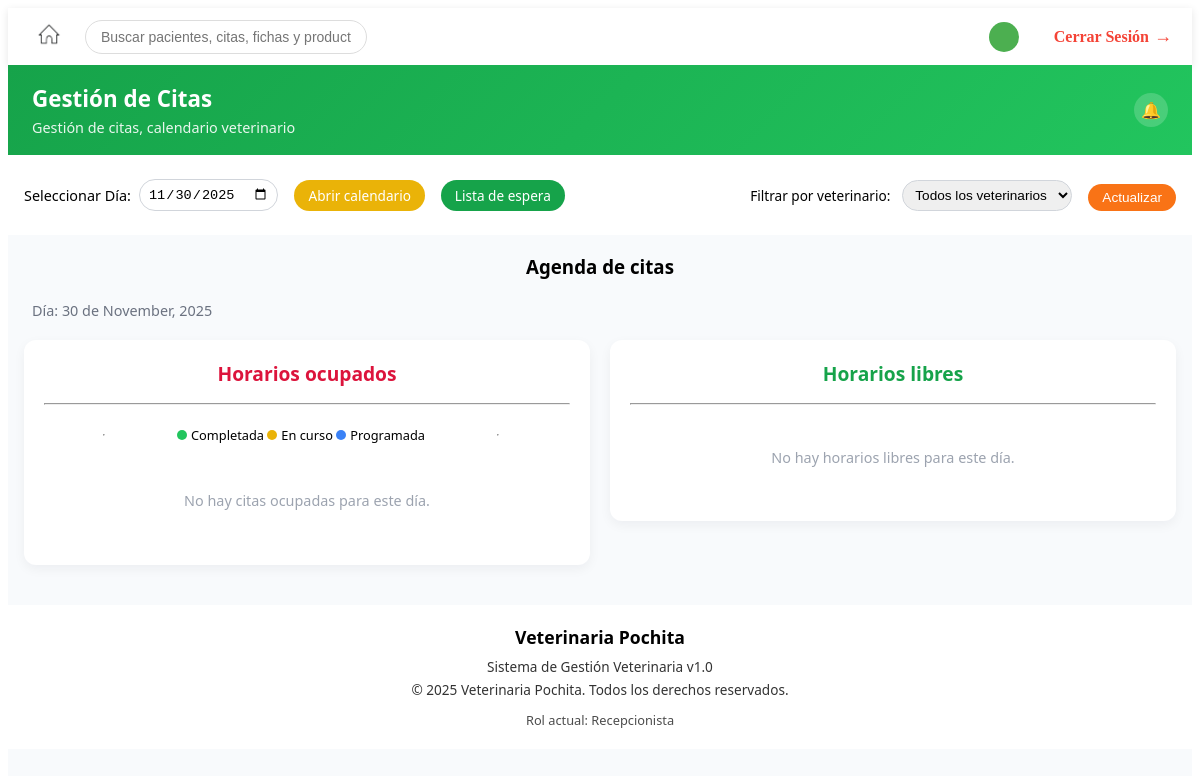
The app's page /citas/dia/ (signed in), older data.
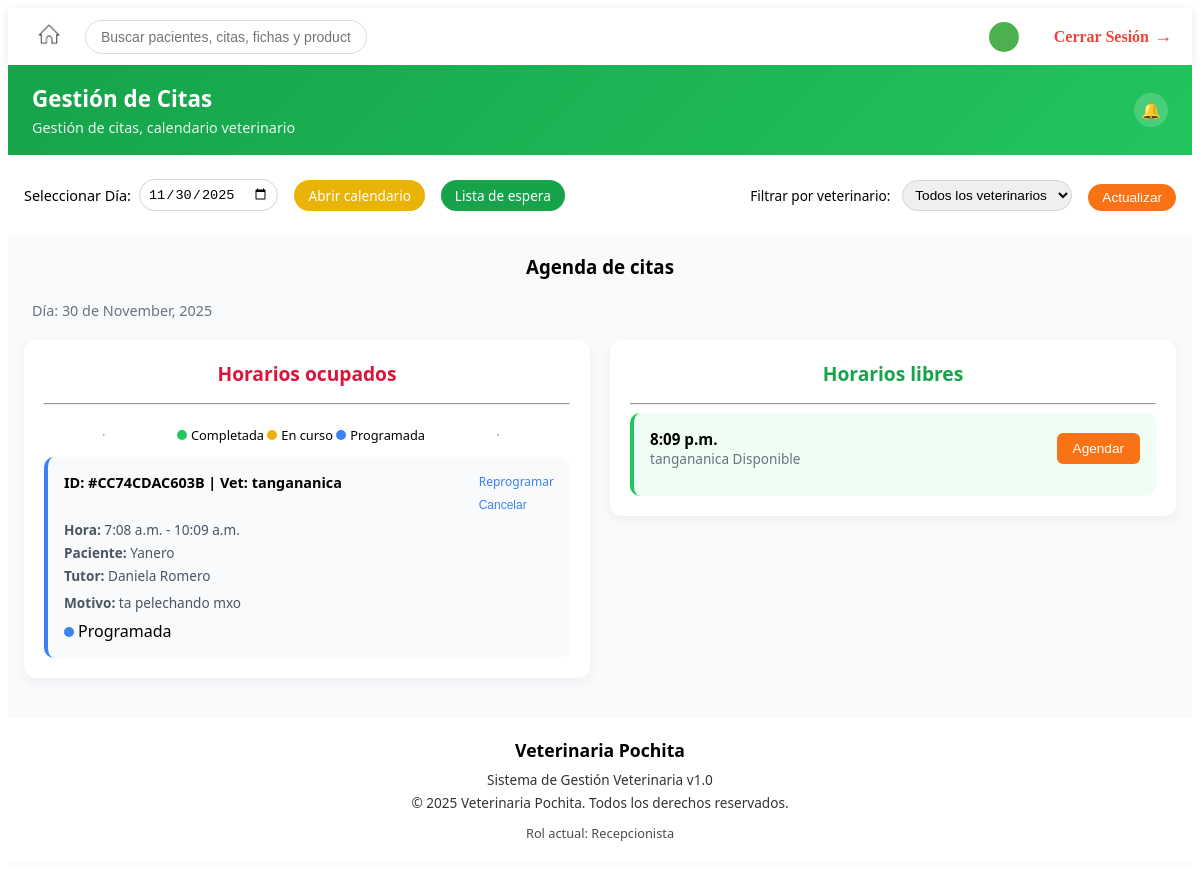
The same page, newer data.
### gestionCitas/models.py (models this page shows, shortened)
class BloqueAtencion(models.Model):
    ESTADO_CHOICES = [
        ('DISPONIBLE', 'Disponible'),
        ('RESERVADO', 'Reservado'),
        ('COMPLETADA', 'Completada'),
        ('CANCELADO_VET', 'Cancelado por veterinario'),
        ('CANCELADO_PAC', 'Cancelado por paciente'),
    ]
    codigo_atencion = models.CharField(max_length=10, primary_key=True)
    codigo_cita = models.CharField(max_length=10, null=True, blank=True)
    veterinario = models.ForeignKey(
        Veterinario,
        on_delete=models.CASCADE,
        related_name='bloques'
    )
    fecha = models.DateField()
    hora_inicio = models.TimeField()
    hora_fin = models.TimeField()
    estado = models.CharField(
        max_length=20,
        choices=ESTADO_CHOICES,
        default='DISPONIBLE'
    )
    mascota = models.ForeignKey(
        Mascota,
        on_delete=models.SET_NULL,
        null=True,
        blank=True,
        related_name='bloques'
    )
    motivo_consulta = models.CharField(max_length=30, blank=True)

class Veterinario(models.Model):
    rut_vet = models.CharField(max_length=10, primary_key=True, validators=[validar_rut])  # RUT del veterinario
    nombre = models.CharField(max_length=100)
    especialidad = models.CharField(max_length=100, blank=True)
    telefono = models.CharField(max_length=20, blank=True)
    email = models.EmailField(blank=True)
    direccion = models.TextField(blank=True)

class Mascota(models.Model):
    codigo_chip = models.CharField(max_length=15, primary_key=True)  # Código del chip
    nombre = models.CharField(max_length=100)
    especie = models.CharField(max_length=50)
    raza = models.CharField(max_length=50, blank=True)
    edad = models.PositiveIntegerField(null=True, blank=True)  # Edad opcional
    peso = models.DecimalField(max_digits=5, decimal_places=2, null=True, blank=True)  # Peso opcional
    dueño = models.ForeignKey(Cliente, on_delete=models.CASCADE, related_name='mascotas')  # Relación con Cliente

class Cliente(models.Model):
    rut_cli = models.CharField(max_length=10, primary_key=True, validators=[validar_rut])  # RUT del cliente
    nombre = models.CharField(max_length=100)
    telefono = models.CharField(max_length=20, blank=True)
    email = models.EmailField(blank=True)
    direccion = models.TextField(blank=True)

### gestionCitas/views.py (the view)
# urls.py: path('dia/', views.agenda_dia, name='agenda_dia'),
@roles_requeridos("Recepcionista")
def agenda_dia(request):
    actualizar_citas_completadas()
    fecha_str = request.GET.get('fecha')
    if fecha_str:
        try:
            fecha = datetime.strptime(fecha_str, '%Y-%m-%d').date()
        except ValueError:
            fecha = date.today()
    else:
        fecha = date.today()
    veterinario_id = request.GET.get('veterinario')
    vet_seleccionado = None
    bloques_qs = BloqueAtencion.objects.filter(fecha=fecha).select_related(
        'veterinario', 'mascota', 'mascota__dueño'
    )
    if veterinario_id:
        bloques_qs = bloques_qs.filter(veterinario_id=veterinario_id)
        vet_seleccionado = veterinario_id
    bloques_qs = bloques_qs.order_by('hora_inicio')
    bloques_ocupados = [b for b in bloques_qs if b.mascota is not None and b.estado != 'CANCELADO_VET']
    bloques_libres = [b for b in bloques_qs if b.mascota is None or b.estado == 'CANCELADO_VET']
    veterinarios = Veterinario.objects.all()
    context = {
        'fecha': fecha,
        'bloques_ocupados': bloques_ocupados,
        'bloques_libres': bloques_libres,
        'veterinarios': veterinarios,
        'veterinario_seleccionado': vet_seleccionado,
    }
    return render(request, 'gestionCitas/agenda_dia.html', context)

### gestionCitas/views.py (called while the page is built)
def actualizar_citas_completadas():
    hoy = date.today()
    BloqueAtencion.objects.filter(
        estado='RESERVADO',
        fecha__lt=hoy
    ).update(estado='COMPLETADA')

### gestionCitas/templates/gestionCitas/agenda_dia.html (shortened to what this page needs)
{% extends "base.html" %}
{% block content %}
<div class="agenda-page">
  <div class="page-header">
    <div class="page-header-left">
      <h2>Gestión de Citas</h2>
      <p>Gestión de citas, calendario veterinario</p>
    </div>
    <div class="page-header-right">
      <div class="icon-badge">🔔</div>
    </div>
  </div>
  <div class="toolbar">
    <form method="get" action="" style="display:flex; align-items:center; justify-content:space-between; gap:16px; width:100%;">
      <div class="toolbar-left" style="display:flex; align-items:center; gap:16px;">
        <div style="display: flex; align-items: center; gap: 8px;">
          <span style="font-size: 0.9rem;">Seleccionar Día:</span>
          <input type="date" id="fecha" name="fecha" value="{{ fecha|date:'Y-m-d' }}">
        </div>
        <a style="background-color:#eab308" href="{% url 'gestionCitas:calendario_mes' %}" class="btn btn-primary" role="button">
          Abrir calendario
        </a>
        <a style="background-color: #16a34a;" href="#" class="btn btn-primary" role="button">
          Lista de espera
        </a>
      </div>
      <div class="toolbar-right" style="display:flex; align-items:center; gap:16px;">
        <div style="display: flex; align-items: center; gap: 8px;">
          <label for="veterinario">Filtrar por veterinario:</label>
          <select id="veterinario" name="veterinario">
            <option value="" {% if not veterinario_seleccionado %}selected{% endif %}>Todos los veterinarios</option>
          </select>
        </div>
        <div style="align-self:flex-end;">
          <button class="btn btn-primary" type="submit">
            Actualizar
          </button>
        </div>
      </div>
    </form>
  </div>
  <div class="content-container">
     <h3 style="text-align: center;">Agenda de citas</h3>
    <div class="section-title" style="margin-bottom: 20px; padding: 0 8px;">
        <div class="section-subtitle">
          Día: {{ fecha|date:"j \\d\\e F, Y" }}
        </div>
    </div>
    <div class="grid-agenda">
      <div class="section">
        <h3 style="margin: 0 0 16px 0; text-align: center; font-size: 1.2rem; color: crimson;">Horarios ocupados</h3>
        <hr>
        <div class="legend">
          <hr>
          <p>
          <span><span class="dot dot-completada"></span>Completada  </span>
          <span><span class="dot dot-encurso"></span>En curso  </span>
          <span><span class="dot dot-programada"></span>Programada</span>
          <hr>
          </p>
        </div>
        <div class="citas-lista">
          {% if bloques_ocupados %}
            {% for b in bloques_ocupados %}
              <div class="cita-item">
                <div class="cita-header">
                  <div class="cita-id">ID: #CC{{ b.pk }} | Vet: {{ b.veterinario.nombre }}</div>
                  <div class="cita-actions">
                    <a class="action-link" href="{% url 'gestionCitas:reprogramar_cita' b.pk %}">
                      Reprogramar
                    </a>
                    <form method="post" action="{% url 'gestionCitas:cancelar_bloques_veterinario' b.pk %}" style="display:inline;">
                      <button type="submit" class="action-link" style="background:none; border:none; padding:0; cursor:pointer;" onclick="return confirm('¿Estás seguro de que quieres cancelar esta cita?');">Cancelar</button>
                    </form>
                  </div>
                </div>
                <div class="cita-details">
                  <div><strong>Hora:</strong> {{ b.hora_inicio }} - {{ b.hora_fin }}</div>
                  <div><strong>Paciente:</strong> {{ b.mascota.nombre }}</div>
                  <div><strong>Tutor:</strong> {{ b.mascota.dueño.nombre }}</div>
                  <div class="cita-motivo">
                    <strong>Motivo:</strong> {{ b.motivo_consulta|default:"Control" }}
                  </div>
                </div>
                <div style="margin-top: 8px;">
                  <span class="estado-pill">
                    {% if b.estado == 'COMPLETADA' %}
                      <span class="dot dot-completada"></span>Completada
                    {% elif b.estado == 'EN_CURSO' %}
                      <span class="dot dot-encurso"></span>En curso
                    {% else %}
                      <span class="dot dot-programada"></span>Programada
                    {% endif %}
                  </span>
                </div>
              </div>
            {% endfor %}
          {% else %}
            <p class="muted">No hay citas ocupadas para este día.</p>
          {% endif %}
        </div>
      </div>
      <div class="section">
        <h3 style="margin: 0 0 16px 0; text-align: center; font-size: 1.2rem; color:#16a34a ;">Horarios libres</h3>
        <hr>
        <div class="horarios-lista">
          {% if bloques_libres %}
            {% for b in bloques_libres %}
              {% if b.estado == 'DISPONIBLE' %}
                <div class="horario-item">
                  <div class="horario-header">
                    <div>
                      <div class="horario-hora">{{ b.hora_inicio }}</div>
                      <div class="horario-vet">{{ b.veterinario.nombre }} Disponible</div>
                    </div>
                    <a href="{% url 'gestionCitas:agendar_cita' b.pk %}">
                      <button class="btn-agendar">Agendar</button>
                    </a>
                  </div>
                </div>
              {% endif %}
            {% endfor %}
          {% else %}
            <p class="muted">No hay horarios libres para este día.</p>
          {% endif %}
        </div>
      </div>
    </div>
  </div>
  <div class="footer">
    <div class="footer-content">
      <h3>Veterinaria Pochita</h3>
      <p>Sistema de Gestión Veterinaria v1.0</p>
      <p>© 2025 Veterinaria Pochita. Todos los derechos reservados.</p>
      <div class="rol-actual">Rol actual: Recepcionista</div>
    </div>
  </div>
</div>
{% endblock %}

### templates/base.html (shortened to what this page needs)
{% load static %}
<!DOCTYPE html>
<html lang="es">
<head>
    <link rel="stylesheet" href="{% static 'css/style.css' %}">
</head>
<body>
    <nav class="navbar">
        <div class="navbar-left">
            <a href="{% url 'index' %}">
                <button class="menu-toggle">
                    <img style="width: 30px;" src="{% static 'media/Home.png' %}" alt="Home">
                </button>
            </a>
            <input type="text" class="search-input" placeholder="Buscar pacientes, citas, fichas y productos...">
        </div>
        <div class="navbar-right">
            <div class="user-info">
                <span class="user-initials">
                </span>
            </div>
            <a href="{% url 'logout' %}" class="logout-button">
                <span>Cerrar Sesión</span>
                <i class="logout-icon">→</i>
            </a>
        </div>
    </nav>
    <div class="content">
        {% block content %}
        {% endblock %}
    </div>
</body>
</html>

### static/css/style.css (style rules this page uses)
.navbar { display: flex; justify-content: space-between; align-items: center; background-color: #fff; padding: 10px 20px; box-shadow: 0 2px 8px rgba(0, 0, 0, 0.1); }
.navbar-left { display: flex; align-items: center; gap: 15px; }
.navbar-right { display: flex; align-items: center; gap: 15px; }
.menu-toggle { background: none; border: none; font-size: 20px; cursor: pointer; }
.search-input { padding: 8px 15px; border-radius: 20px; border: 1px solid #ddd; font-size: 14px; width: 250px; }
.user-info { display: flex; align-items: center; gap: 10px; }
.user-initials { background-color: #4caf50; color: white; width: 30px; height: 30px; border-radius: 50%; display: flex; justify-content: center; align-items: center; font-weight: bold; font-size: 16px; }
.logout-button { display: flex; align-items: center; color: #f44336; font-weight: 600; text-decoration: none; }
.logout-icon { margin-left: 5px; font-size: 18px; }

Row changes from the older to the newer data that the page shows:
added BloqueAtencion: pk "74CDAC603B", veterinario.nombre "tangananica", hora_inicio "7:08 a.m.", hora_fin "10:09 a.m.", mascota.nombre "Yanero", mascota.dueño.nombre "Daniela Romero", motivo_consulta "ta pelechando mxo", estado "RESERVADO" (drawn), shown under "Horarios ocupados"
added BloqueAtencion: hora_inicio "8:09 p.m.", veterinario.nombre "tangananica", shown under "Horarios libres"
Text that changed along with them:
text no longer shown: "No hay citas ocupadas para este día. No hay horarios libres para este día."
